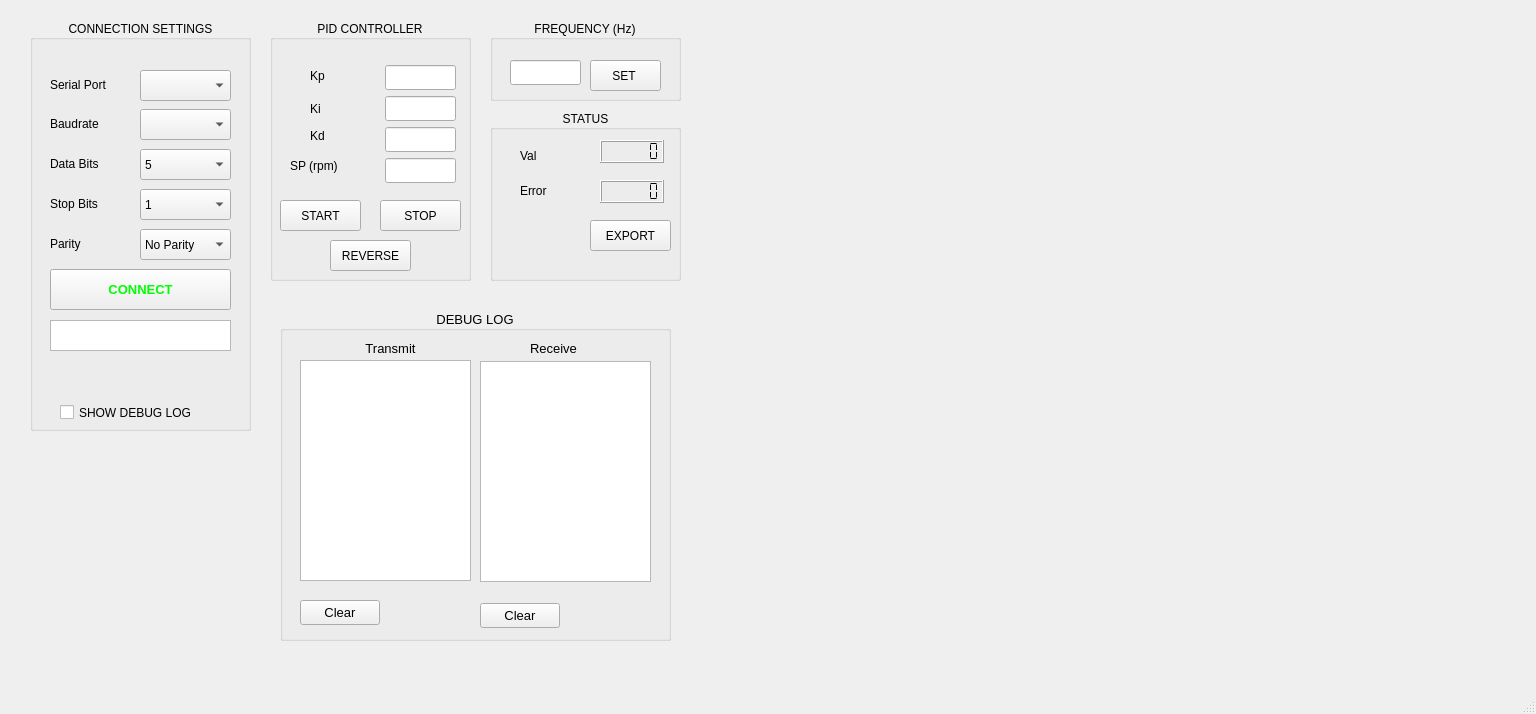
<?xml version="1.0" encoding="UTF-8"?>
<ui version="4.0">
 <class>MainWindow</class>
 <widget class="QMainWindow" name="MainWindow">
  <property name="geometry">
   <rect>
    <x>0</x>
    <y>0</y>
    <width>1536</width>
    <height>714</height>
   </rect>
  </property>
  <property name="windowTitle">
   <string>MainWindow</string>
  </property>
  <widget class="QWidget" name="centralwidget">
   <widget class="QGroupBox" name="groupBox_3">
    <property name="geometry">
     <rect>
      <x>30</x>
      <y>20</y>
      <width>221</width>
      <height>411</height>
     </rect>
    </property>
    <property name="font">
     <font>
      <pointsize>9</pointsize>
     </font>
    </property>
    <property name="title">
     <string>CONNECTION SETTINGS</string>
    </property>
    <property name="alignment">
     <set>Qt::AlignCenter</set>
    </property>
    <property name="flat">
     <bool>false</bool>
    </property>
    <property name="checkable">
     <bool>false</bool>
    </property>
    <widget class="QComboBox" name="port_cb">
     <property name="geometry">
      <rect>
       <x>110</x>
       <y>50</y>
       <width>91</width>
       <height>31</height>
      </rect>
     </property>
    </widget>
    <widget class="QComboBox" name="stopBit_cb">
     <property name="geometry">
      <rect>
       <x>110</x>
       <y>169</y>
       <width>91</width>
       <height>31</height>
      </rect>
     </property>
     <item>
      <property name="text">
       <string>1</string>
      </property>
     </item>
     <item>
      <property name="text">
       <string>1,5</string>
      </property>
     </item>
     <item>
      <property name="text">
       <string>2</string>
      </property>
     </item>
    </widget>
    <widget class="QComboBox" name="dataBit_cb">
     <property name="geometry">
      <rect>
       <x>110</x>
       <y>129</y>
       <width>91</width>
       <height>31</height>
      </rect>
     </property>
     <property name="editable">
      <bool>false</bool>
     </property>
     <property name="currentText">
      <string>5 </string>
     </property>
     <item>
      <property name="text">
       <string>5 </string>
      </property>
     </item>
     <item>
      <property name="text">
       <string>6 </string>
      </property>
     </item>
     <item>
      <property name="text">
       <string>7 </string>
      </property>
     </item>
     <item>
      <property name="text">
       <string>8 </string>
      </property>
     </item>
    </widget>
    <widget class="QLabel" name="label">
     <property name="geometry">
      <rect>
       <x>20</x>
       <y>49</y>
       <width>81</width>
       <height>31</height>
      </rect>
     </property>
     <property name="text">
      <string>Serial Port</string>
     </property>
    </widget>
    <widget class="QLabel" name="label_4">
     <property name="geometry">
      <rect>
       <x>20</x>
       <y>168</y>
       <width>81</width>
       <height>31</height>
      </rect>
     </property>
     <property name="text">
      <string>Stop Bits</string>
     </property>
    </widget>
    <widget class="QLabel" name="label_5">
     <property name="geometry">
      <rect>
       <x>20</x>
       <y>208</y>
       <width>81</width>
       <height>31</height>
      </rect>
     </property>
     <property name="text">
      <string>Parity</string>
     </property>
    </widget>
    <widget class="QPushButton" name="connect_butt">
     <property name="geometry">
      <rect>
       <x>20</x>
       <y>249</y>
       <width>181</width>
       <height>41</height>
      </rect>
     </property>
     <property name="font">
      <font>
       <pointsize>10</pointsize>
       <bold>true</bold>
      </font>
     </property>
     <property name="styleSheet">
      <string notr="true">color: rgb(0, 255, 0)</string>
     </property>
     <property name="text">
      <string>CONNECT</string>
     </property>
    </widget>
    <widget class="QLabel" name="label_3">
     <property name="geometry">
      <rect>
       <x>20</x>
       <y>128</y>
       <width>81</width>
       <height>31</height>
      </rect>
     </property>
     <property name="text">
      <string>Data Bits</string>
     </property>
    </widget>
    <widget class="QComboBox" name="parity_cb">
     <property name="geometry">
      <rect>
       <x>110</x>
       <y>209</y>
       <width>91</width>
       <height>31</height>
      </rect>
     </property>
     <item>
      <property name="text">
       <string>No Parity</string>
      </property>
     </item>
     <item>
      <property name="text">
       <string>Even Parity</string>
      </property>
     </item>
     <item>
      <property name="text">
       <string>Odd Parity</string>
      </property>
     </item>
     <item>
      <property name="text">
       <string>Mark Parity</string>
      </property>
     </item>
     <item>
      <property name="text">
       <string>Space Parity</string>
      </property>
     </item>
    </widget>
    <widget class="QTextBrowser" name="status_lb">
     <property name="geometry">
      <rect>
       <x>20</x>
       <y>300</y>
       <width>181</width>
       <height>31</height>
      </rect>
     </property>
     <property name="readOnly">
      <bool>true</bool>
     </property>
    </widget>
    <widget class="QComboBox" name="baud_cb">
     <property name="geometry">
      <rect>
       <x>110</x>
       <y>89</y>
       <width>91</width>
       <height>31</height>
      </rect>
     </property>
    </widget>
    <widget class="QLabel" name="label_2">
     <property name="geometry">
      <rect>
       <x>20</x>
       <y>88</y>
       <width>81</width>
       <height>31</height>
      </rect>
     </property>
     <property name="text">
      <string>Baudrate</string>
     </property>
    </widget>
    <widget class="QCheckBox" name="cb_show_log">
     <property name="geometry">
      <rect>
       <x>30</x>
       <y>380</y>
       <width>161</width>
       <height>25</height>
      </rect>
     </property>
     <property name="text">
      <string>SHOW DEBUG LOG</string>
     </property>
    </widget>
    <widget class="QLabel" name="lb_led_tx">
     <property name="geometry">
      <rect>
       <x>60</x>
       <y>340</y>
       <width>31</width>
       <height>31</height>
      </rect>
     </property>
     <property name="text">
      <string/>
     </property>
    </widget>
    <widget class="QLabel" name="lb_led_rx">
     <property name="geometry">
      <rect>
       <x>130</x>
       <y>340</y>
       <width>31</width>
       <height>31</height>
      </rect>
     </property>
     <property name="text">
      <string/>
     </property>
    </widget>
   </widget>
   <widget class="QGroupBox" name="groupBox">
    <property name="geometry">
     <rect>
      <x>270</x>
      <y>20</y>
      <width>201</width>
      <height>261</height>
     </rect>
    </property>
    <property name="font">
     <font>
      <pointsize>9</pointsize>
     </font>
    </property>
    <property name="title">
     <string notr="true">PID CONTROLLER</string>
    </property>
    <property name="alignment">
     <set>Qt::AlignCenter</set>
    </property>
    <widget class="QLineEdit" name="ki_tb">
     <property name="geometry">
      <rect>
       <x>115</x>
       <y>76</y>
       <width>71</width>
       <height>25</height>
      </rect>
     </property>
    </widget>
    <widget class="QLineEdit" name="kp_tb">
     <property name="geometry">
      <rect>
       <x>115</x>
       <y>45</y>
       <width>71</width>
       <height>25</height>
      </rect>
     </property>
    </widget>
    <widget class="QLabel" name="label_6">
     <property name="geometry">
      <rect>
       <x>40</x>
       <y>40</y>
       <width>19</width>
       <height>31</height>
      </rect>
     </property>
     <property name="text">
      <string>Kp</string>
     </property>
    </widget>
    <widget class="QLineEdit" name="sp_tb">
     <property name="geometry">
      <rect>
       <x>115</x>
       <y>138</y>
       <width>71</width>
       <height>25</height>
      </rect>
     </property>
    </widget>
    <widget class="QLabel" name="label_10">
     <property name="geometry">
      <rect>
       <x>20</x>
       <y>130</y>
       <width>71</width>
       <height>31</height>
      </rect>
     </property>
     <property name="text">
      <string>SP (rpm)</string>
     </property>
    </widget>
    <widget class="QLineEdit" name="kd_tb">
     <property name="geometry">
      <rect>
       <x>115</x>
       <y>107</y>
       <width>71</width>
       <height>25</height>
      </rect>
     </property>
    </widget>
    <widget class="QLabel" name="label_7">
     <property name="geometry">
      <rect>
       <x>40</x>
       <y>80</y>
       <width>16</width>
       <height>17</height>
      </rect>
     </property>
     <property name="text">
      <string>Ki</string>
     </property>
    </widget>
    <widget class="QPushButton" name="stop_bt">
     <property name="geometry">
      <rect>
       <x>110</x>
       <y>180</y>
       <width>81</width>
       <height>31</height>
      </rect>
     </property>
     <property name="text">
      <string>STOP</string>
     </property>
    </widget>
    <widget class="QPushButton" name="dir_bt">
     <property name="geometry">
      <rect>
       <x>60</x>
       <y>220</y>
       <width>81</width>
       <height>31</height>
      </rect>
     </property>
     <property name="text">
      <string>REVERSE</string>
     </property>
    </widget>
    <widget class="QPushButton" name="spid_bt">
     <property name="geometry">
      <rect>
       <x>10</x>
       <y>180</y>
       <width>81</width>
       <height>31</height>
      </rect>
     </property>
     <property name="text">
      <string>START</string>
     </property>
    </widget>
    <widget class="QLabel" name="label_9">
     <property name="geometry">
      <rect>
       <x>40</x>
       <y>100</y>
       <width>31</width>
       <height>31</height>
      </rect>
     </property>
     <property name="text">
      <string>Kd</string>
     </property>
    </widget>
   </widget>
   <widget class="QCustomPlot" name="plot" native="true">
    <property name="geometry">
     <rect>
      <x>700</x>
      <y>30</y>
      <width>781</width>
      <height>371</height>
     </rect>
    </property>
   </widget>
   <widget class="QGroupBox" name="gb_debugLog">
    <property name="enabled">
     <bool>true</bool>
    </property>
    <property name="geometry">
     <rect>
      <x>280</x>
      <y>310</y>
      <width>391</width>
      <height>331</height>
     </rect>
    </property>
    <property name="font">
     <font>
      <pointsize>10</pointsize>
     </font>
    </property>
    <property name="title">
     <string>DEBUG LOG</string>
    </property>
    <property name="alignment">
     <set>Qt::AlignCenter</set>
    </property>
    <property name="checkable">
     <bool>false</bool>
    </property>
    <widget class="QTextBrowser" name="trans_pl_tb">
     <property name="geometry">
      <rect>
       <x>20</x>
       <y>50</y>
       <width>171</width>
       <height>221</height>
      </rect>
     </property>
    </widget>
    <widget class="QPushButton" name="trans_pl_bt">
     <property name="geometry">
      <rect>
       <x>20</x>
       <y>290</y>
       <width>80</width>
       <height>25</height>
      </rect>
     </property>
     <property name="text">
      <string>Clear</string>
     </property>
    </widget>
    <widget class="QTextBrowser" name="rec_pl_tb">
     <property name="geometry">
      <rect>
       <x>200</x>
       <y>51</y>
       <width>171</width>
       <height>221</height>
      </rect>
     </property>
    </widget>
    <widget class="QLabel" name="label_12">
     <property name="geometry">
      <rect>
       <x>250</x>
       <y>30</y>
       <width>61</width>
       <height>17</height>
      </rect>
     </property>
     <property name="text">
      <string>Receive</string>
     </property>
    </widget>
    <widget class="QPushButton" name="rec_pl_bt">
     <property name="geometry">
      <rect>
       <x>200</x>
       <y>293</y>
       <width>80</width>
       <height>25</height>
      </rect>
     </property>
     <property name="text">
      <string>Clear</string>
     </property>
    </widget>
    <widget class="QLabel" name="label_11">
     <property name="geometry">
      <rect>
       <x>70</x>
       <y>30</y>
       <width>81</width>
       <height>17</height>
      </rect>
     </property>
     <property name="text">
      <string>Transmit</string>
     </property>
     <property name="alignment">
      <set>Qt::AlignCenter</set>
     </property>
    </widget>
   </widget>
   <widget class="QCustomPlot" name="plotError" native="true">
    <property name="geometry">
     <rect>
      <x>700</x>
      <y>440</y>
      <width>781</width>
      <height>191</height>
     </rect>
    </property>
   </widget>
   <widget class="QGroupBox" name="groupBox_4">
    <property name="geometry">
     <rect>
      <x>490</x>
      <y>20</y>
      <width>191</width>
      <height>81</height>
     </rect>
    </property>
    <property name="font">
     <font>
      <pointsize>9</pointsize>
     </font>
    </property>
    <property name="title">
     <string>FREQUENCY (Hz)</string>
    </property>
    <property name="alignment">
     <set>Qt::AlignCenter</set>
    </property>
    <widget class="QLineEdit" name="pwm_tb">
     <property name="geometry">
      <rect>
       <x>20</x>
       <y>40</y>
       <width>71</width>
       <height>25</height>
      </rect>
     </property>
    </widget>
    <widget class="QPushButton" name="pwm_bt">
     <property name="geometry">
      <rect>
       <x>100</x>
       <y>40</y>
       <width>71</width>
       <height>31</height>
      </rect>
     </property>
     <property name="text">
      <string>SET </string>
     </property>
    </widget>
   </widget>
   <widget class="QGroupBox" name="groupBox_5">
    <property name="geometry">
     <rect>
      <x>490</x>
      <y>110</y>
      <width>191</width>
      <height>171</height>
     </rect>
    </property>
    <property name="font">
     <font>
      <pointsize>9</pointsize>
     </font>
    </property>
    <property name="title">
     <string>STATUS</string>
    </property>
    <property name="alignment">
     <set>Qt::AlignCenter</set>
    </property>
    <widget class="QLabel" name="label_8">
     <property name="geometry">
      <rect>
       <x>30</x>
       <y>30</y>
       <width>31</width>
       <height>31</height>
      </rect>
     </property>
     <property name="text">
      <string>Val</string>
     </property>
    </widget>
    <widget class="QLabel" name="label_13">
     <property name="geometry">
      <rect>
       <x>30</x>
       <y>70</y>
       <width>31</width>
       <height>21</height>
      </rect>
     </property>
     <property name="text">
      <string>Error</string>
     </property>
    </widget>
    <widget class="QPushButton" name="export_bt">
     <property name="geometry">
      <rect>
       <x>100</x>
       <y>110</y>
       <width>81</width>
       <height>31</height>
      </rect>
     </property>
     <property name="text">
      <string>EXPORT</string>
     </property>
    </widget>
    <widget class="QLCDNumber" name="lcd_err">
     <property name="geometry">
      <rect>
       <x>110</x>
       <y>70</y>
       <width>64</width>
       <height>23</height>
      </rect>
     </property>
     <property name="digitCount">
      <number>6</number>
     </property>
     <property name="segmentStyle">
      <enum>QLCDNumber::Flat</enum>
     </property>
    </widget>
    <widget class="QLCDNumber" name="lcd_val">
     <property name="geometry">
      <rect>
       <x>110</x>
       <y>30</y>
       <width>64</width>
       <height>23</height>
      </rect>
     </property>
     <property name="smallDecimalPoint">
      <bool>false</bool>
     </property>
     <property name="digitCount">
      <number>6</number>
     </property>
     <property name="segmentStyle">
      <enum>QLCDNumber::Flat</enum>
     </property>
    </widget>
    <widget class="QLabel" name="lb_motor_status">
     <property name="geometry">
      <rect>
       <x>10</x>
       <y>100</y>
       <width>81</width>
       <height>41</height>
      </rect>
     </property>
     <property name="text">
      <string/>
     </property>
    </widget>
   </widget>
  </widget>
  <widget class="QMenuBar" name="menubar">
   <property name="geometry">
    <rect>
     <x>0</x>
     <y>0</y>
     <width>1536</width>
     <height>25</height>
    </rect>
   </property>
  </widget>
  <widget class="QStatusBar" name="statusbar"/>
 </widget>
 <customwidgets>
  <customwidget>
   <class>QCustomPlot</class>
   <extends>QWidget</extends>
   <header location="global">qcustomplot.h</header>
   <container>1</container>
  </customwidget>
 </customwidgets>
 <resources/>
 <connections/>
</ui>
